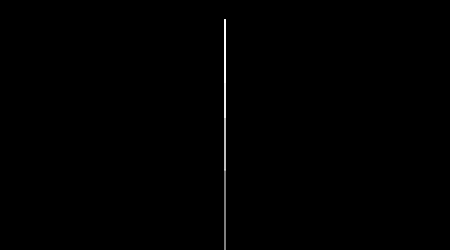
Frame 1 (no input)
Frame 60 (no input): identical to frame 1, image omitted
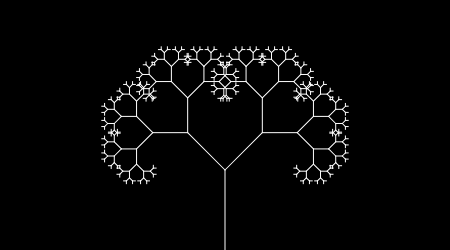
Frame 120 (the mouse pressed at the canvas centre since frame 60)

The p5.js sketch that drew these frames (run headless with seeded random() and noise() and a simulated clock; from frame 60 on, the mouse is pressed at the canvas centre):

// p5.js sketch
// ── sketch.js
let theta;

function setup() {
  createCanvas(450, 250);
  mouseX = width/2;
}

function draw() {
  background(0);
  frameRate(30);
  stroke(255);
  // Let's pick an angle 0 to 90 degrees based on the mouse position
  let a = (mouseX / width) * 90;
  // Convert it to radians
  theta = radians(a);
  // Start the tree from the bottom of the screen
  translate(width/2,height);
  // Draw a line 120 pixels
  line(0,0,0,-80);
  // Move to the end of that line
  translate(0,-80);
  // Start the recursive branching!
  branch(80);

}

function branch(h) {
  // Each branch will be 2/3rds the size of the previous one
  h *= 0.66;

  // All recursive functions must have an exit condition!!!!
  // Here, ours is when the length of the branch is 2 pixels or less
  if (h > 2) {
    push();    // Save the current state of transformation (i.e. where are we now)
    rotate(theta);   // Rotate by theta
    line(0, 0, 0, -h);  // Draw the branch
    translate(0, -h); // Move to the end of the branch
    branch(h);       // Ok, now call myself to draw two new branches!!
    pop();     // Whenever we get back here, we "pop" in order to restore the previous matrix state

    // Repeat the same thing, only branch off to the "left" this time!
    push();
    rotate(-theta);
    line(0, 0, 0, -h);
    translate(0, -h);
    branch(h);
    pop();
  }
}
